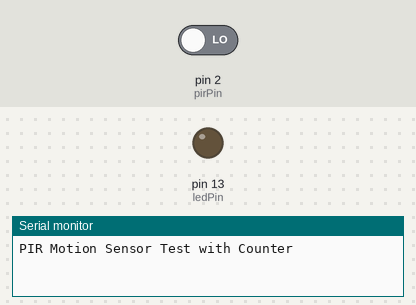
Bench run of a sketch on a simulated Arduino Uno, built with avr-gcc and run on an emulated ATmega328P. Parts: output pins drawn as LEDs (lit = HIGH), the last lines printed to the serial monitor. Inputs (shaded band) come from the test bench; at power-on: pin 2 (pirPin) LOW.

Above: at 1.2 s.
1.3 s: pin 2 (pirPin) driven HIGH
At 2.1 s:
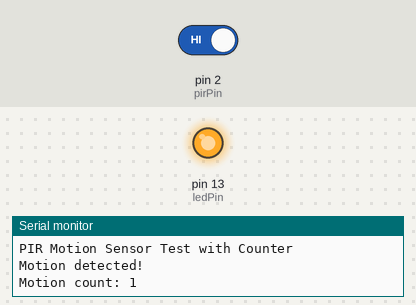
2.8 s: pin 2 (pirPin) driven LOW
At 3.3 s:
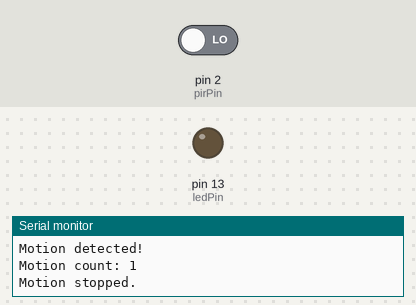
Timing chart, 0 to 5.8 s (numbered marks = the images above; inputs shaded):
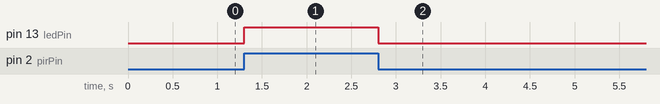

The sketch:

pir.ino
```cpp
// Pin Definitions
const int pirPin = 2;  // PIR sensor output connected to D2
const int ledPin = 13; // Built-in LED (optional, for visual feedback)

// Variables
int motionState = LOW;      // Stores the current state of motion (LOW = no motion, HIGH = motion detected)
int motionCount = 0;        // Counter for how many times motion has been detected

void setup() {
  pinMode(pirPin, INPUT);   // Set PIR pin as input
  pinMode(ledPin, OUTPUT);  // Set LED pin as output (optional)
  Serial.begin(9600);       // Start serial communication
  Serial.println("PIR Motion Sensor Test with Counter");
}

void loop() {
  // Read the PIR sensor state
  int motionDetected = digitalRead(pirPin);

  // Check if motion is detected
  if (motionDetected == HIGH) {
    if (motionState == LOW) {
      // Motion just detected
      Serial.println("Motion detected!");
      motionState = HIGH; // Update motion state
      digitalWrite(ledPin, HIGH); // Turn on LED (optional)

      // Increment the motion counter
      motionCount++;
      Serial.print("Motion count: ");
      Serial.println(motionCount);
    }
  } else {
    if (motionState == HIGH) {
      // Motion just stopped
      Serial.println("Motion stopped.");
      motionState = LOW; // Update motion state
      digitalWrite(ledPin, LOW); // Turn off LED (optional)
    }
  }

  // Small delay for stability
  delay(100);
}
```

Measured:
- after the input at 1.3 s, pin 13 (ledPin): LOW → HIGH at once
- after the input at 2.8 s, pin 13 (ledPin): HIGH → LOW at once
